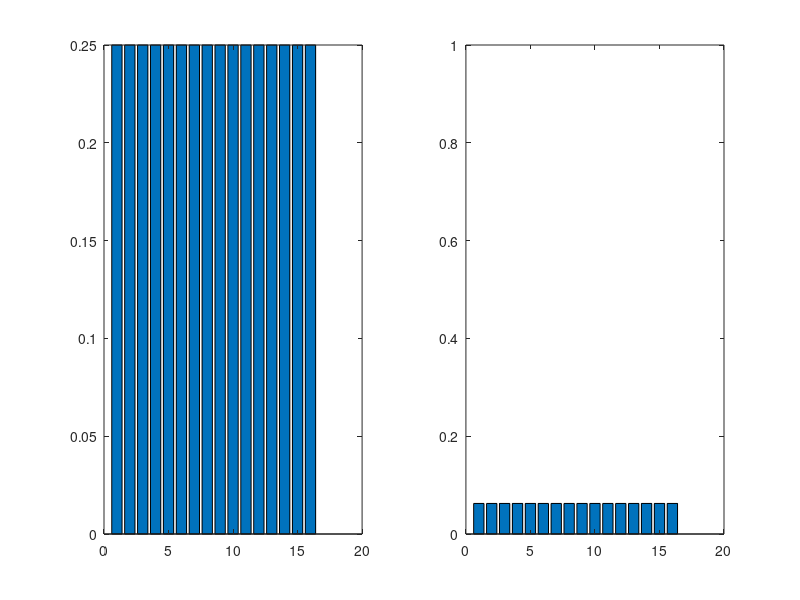

Here is the MATLAB script that generated this plot: (Note: this script raises an error after producing the figure.)
%%%%%%%%%%%%%%%%%%%%%%%%%%%%%%%%%%%%%%%%%%%%%%%%%%%%%%%%%%%%%%%%%%%%%%%%%%%
% MATLAB code - Noise Analysis

% Title: Performance of the Partitioned Hardware Efficient Quantum Search 
%        Algorithm with the Diagonalizable/Damping Noise Effect 

% Authors: A. Ahmadkhaniha1, Y. Mafi1, P. Kazemikhah, H. Aghababa1,
%         M.R. Kolahdouz1

%%%%%%%%%%%%%%%%%%%%%%%%%%%%%%%%%%%%%%%%%%%%%%%%%%%%%%%%%%%%%%%%%%%%%%%%%%%
%%%%%%%%%%%%%%%%% Grover algorithm with Noisy oracle %%%%%%%%%%%%%%%%%%%%%%
%%%%%%%%%%%%%%%%%%%%%%%%%%%%%%%%%%%%%%%%%%%%%%%%%%%%%%%%%%%%%%%%%%%%%%%%%%%

clc
clear
close all

ket0 = [1;0];
ket1 = [0;1];

I = eye(2);
H = 1/sqrt(2).*[1 1;1 -1];
X = [0 1;1 0];
Z = [1 0;0 -1];
CCCNOT=eye(16);
CCCNOT(15,15)=0;CCCNOT(16,15)=1;
CCCNOT(16,16)=0;CCCNOT(15,16)=1;

v = 13;  % The desired state
Oracle = eye(16);
Oracle(v,v) = -1;

Diffuser = kron(kron(H,H),kron(H,I));
Diffuser = kron(kron(X,X),kron(X,Z))*Diffuser;
Diffuser = CCCNOT*Diffuser;
Diffuser = kron(kron(X,X),kron(X,Z))*Diffuser;
Diffuser = kron(kron(H,H),kron(H,I))*Diffuser;

Psi = kron(kron(ket0,ket0),kron(ket0,ket0));    % Initial state
Psi = kron(kron(H,H),kron(H,H))*Psi;            % Hadamard operation
figure
subplot(1,2,1)
bar(Psi)
subplot(1,2,2)
bar(Psi.^2)
ylim([0 1])

Psi = Oracle*Psi;                               % Oracle operation
% figure
% subplot(1,2,1)
% bar(Psi)
% subplot(1,2,2)
% bar(Psi.^2)
% ylim([0 1])

Psi = Diffuser*Psi;                             % Diffuser operation
% figure
% subplot(1,2,1)
% bar(Psi)
% subplot(1,2,2)
% bar(Psi.^2)
% ylim([0 1])

Psi_final = Psi;

%%%%%%%%%%%%%%%%%%%%%%%%%%%%%%%%%%%%%%%%%%%%%%%%%%%%%%%%%%%%%%%%%%%%%%%%%%%
%%%%%%%%%%%%%%%%%%%%%%%%%% Noise Analysis %%%%%%%%%%%%%%%%%%%%%%%%%%%%%%%%%
%%%%%%%%%%%%%%%%%%%%%%%%%%%%%%%%%%%%%%%%%%%%%%%%%%%%%%%%%%%%%%%%%%%%%%%%%%%

syms P_AD P_PD

% Kraus operators of amplitude-damping noise
E_AD_0 = [1 0;0 sqrt(1-P_AD)];
E_AD_1 = [0 sqrt(P_AD);0 0];

% Kraus operators of phase-damping noise
E_PD_0 = sqrt(1-P_PD).*I;
E_PD_1 = sqrt(P_PD).*[1 0;0 0];
E_PD_2 = sqrt(P_PD).*[0 0;0 1];

Psi = kron(kron(ket0,ket0),kron(ket0,ket0));    % Initial state
rho = Psi*conj(Psi');

U1 = kron(kron(H,H),kron(H,H));                 % Hadamard operation
rho = U1*(rho*conj(U1'));

U2 = Oracle;                                    % Oracle operation
rho = U2*(rho*conj(U2'));

% Amplitude-Damping noise effect
% E0 = kron(kron(E_AD_0,E_AD_0),kron(E_AD_0,E_AD_0));
% E1 = kron(kron(E_AD_1,E_AD_1),kron(E_AD_1,E_AD_1));

% Phase-Damping noise effect
E0 = kron(kron(E_PD_0,E_PD_0),kron(E_PD_0,E_PD_0));
E1 = kron(kron(E_PD_1,E_PD_1),kron(E_PD_1,E_PD_1));
E2 = kron(kron(E_PD_2,E_PD_2),kron(E_PD_2,E_PD_2));

rho = simplify(E0*rho*conj(E0')+E1*rho*conj(E1')+E2*rho*conj(E2'));% Nosie operation

U3 = Diffuser;                                  % Diffuser operation
rho = U3*(rho*conj(U3'));

% Fidelity calculation
Fidelity = simplify(conj(Psi_final')*rho*Psi_final);



